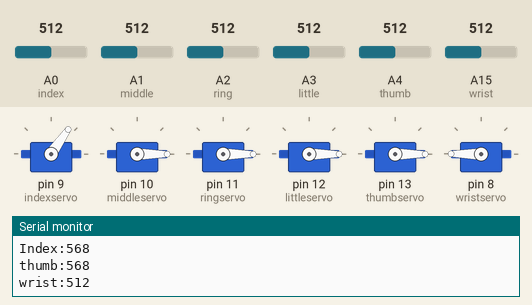
This sketch was run on a simulated Arduino Mega 2560, built with avr-gcc and run on an emulated ATmega2560. Parts: 6 × servo, the last lines printed to the serial monitor. The inputs (shaded band) are chosen by the test bench; at power-on: A15 (wrist) = 512, A0 (index) = 512, A4 (thumb) = 512, A1 (middle) = 512, A2 (ring) = 512, A3 (little) = 512.

Above: at 1.2 s.
1.3 s: A15 (wrist) set to 30
At 1.9 s:
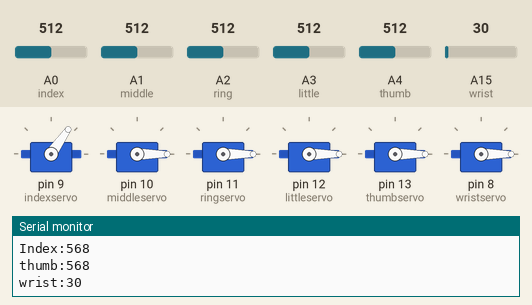
2.8 s: A0 (index) set to 30
At 4.0 s:
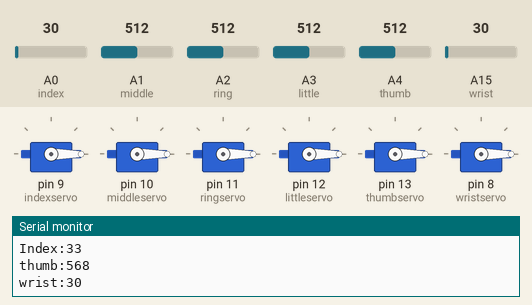
4.3 s: A4 (thumb) set to 716
At 5.5 s:
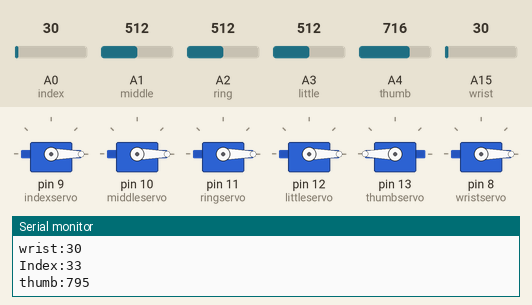
5.8 s: A1 (middle) set to 716
At 6.3 s:
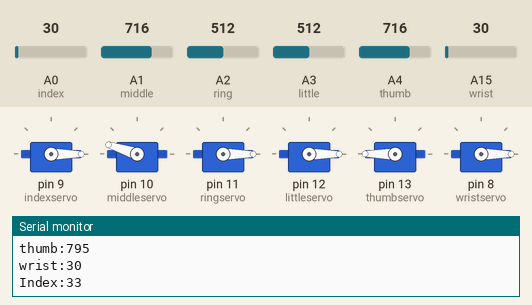
7.4 s: A2 (ring) set to 716
At 8.0 s:
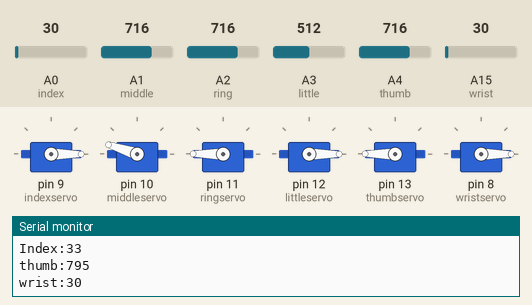
8.9 s: A4 (thumb) set to 876
10.4 s: A4 (thumb) set to 900
At 11.4 s:
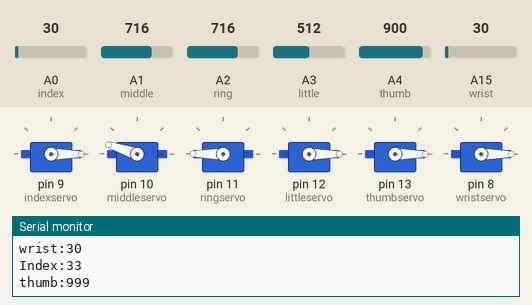
Timing chart, 0 to 12.9 s (numbered marks = the images above; inputs shaded):
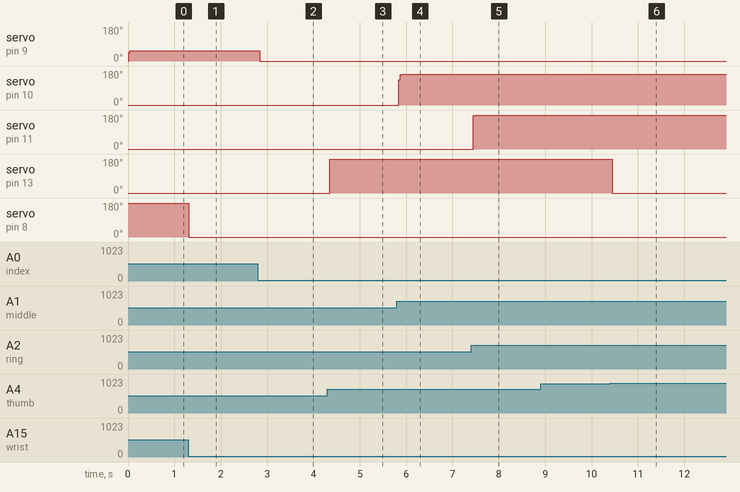

Measured:
- the behaviour switches between 892 and 893 on A4 (thumb) (found by bisection; images 5 and 6)
- after the input at 1.3 s, servo on pin 8 (wristservo): 180° → 0° at once
- after the input at 2.8 s, servo on pin 9 (indexservo): 55° → 0° at once
- after the input at 4.3 s, servo on pin 13 (thumbservo): 0° → 180° after 0.06 s
- after the input at 5.8 s, servo on pin 10 (middleservo): 0° → 162° at once
- after the input at 7.4 s, servo on pin 11 (ringservo): 0° → 180° after 0.05 s
- after the input at 10.4 s, servo on pin 13 (thumbservo): 180° → 0° after 0.05 s

The sketch:

hand_arduino.ino
```cpp
#include <Servo.h>

int index=A0;
int middle=A1;
int ring=A2;
int little=A3;
int thumb=A4;
int wrist=A15;
int indexvalue=0;
int middlevalue=0;
int ringvalue=0;
int littlevalue=0;
int thumbvalue=0;
int wristvalue=0;
int indexpos=0;
int middlepos=0;
int ringpos=0;
int littlepos=0;
int thumbpos=0;
int wristpos=0;
Servo indexservo;
Servo middleservo;
Servo ringservo;
Servo littleservo;
Servo thumbservo;
Servo wristservo;
void setup()
{
  indexservo.attach(9);
  middleservo.attach(10);
  ringservo.attach(11);
  littleservo.attach(12);
  thumbservo.attach(13);
  wristservo.attach(8);

  Serial.begin(9600);  // start serial for output. Make sure you set your Serial Monitor to the same!
    }
void loop()
{
  int i;
 for(i=0;i<10;i++)
{
 indexvalue+=analogRead(index);
 middlevalue+=analogRead(middle);
 ringvalue+=analogRead(ring);
 littlevalue+=analogRead(little);
 thumbvalue+=analogRead(thumb);
 //wristvalue=analogRead(wrist);
}
indexvalue/=10;
middlevalue/=10;
ringvalue/=10;
littlevalue/=10;
thumbvalue/=10;
//wristvalue/=10;
Serial.print("Index:");
Serial.println(indexvalue);
/*Serial.print("Middle:");
Serial.println(middlevalue);
Serial.print("Ring:");
Serial.println(ringvalue);
Serial.print("Little:");
Serial.println(littlevalue);
*/Serial.print("thumb:");
Serial.println(thumbvalue);
Serial.print("wrist:");
Serial.println(wristvalue);
indexpos=map(indexvalue,545,620,0,180);
indexservo.write(indexpos);
middlepos=map(middlevalue,660,810,0,180);
middleservo.write(middlepos);
ringpos=map(ringvalue,600,775,0,180);
ringservo.write(ringpos);
littlepos=map(littlevalue,580,780,0,180);
littleservo.write(littlepos);
thumbpos=map(thumbvalue,630,760,0,180);
thumbservo.write(thumbpos);
//delay(70);
wristvalue=analogRead(wrist);
wristpos=map(wristvalue,290,440,0,180);
wristservo.write(wristpos);
}
```
